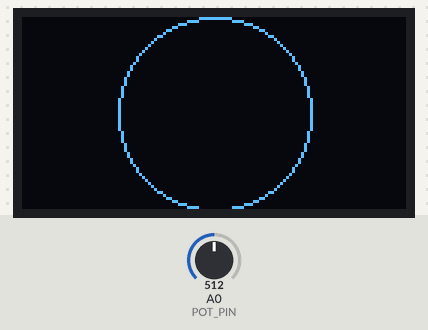
This sketch was run on a simulated Arduino Uno, built with avr-gcc and run on an emulated ATmega328P. Shown: 128×64 one-colour display. The test bench sets the inputs (shaded band); at power-on: A0 (POT_PIN) = 512.

Above: at 1.2 s.
1.3 s: A0 (POT_PIN) set to 716
At 2.5 s:
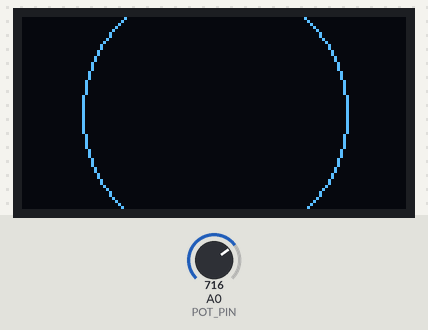
2.8 s: A0 (POT_PIN) set to 900
At 3.4 s:
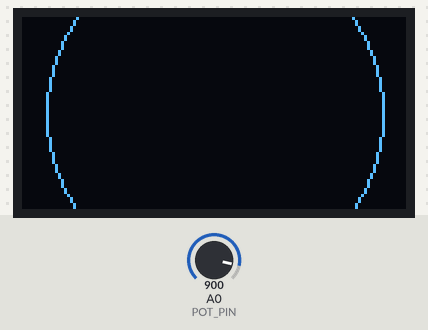
4.3 s: A0 (POT_PIN) set to 1023
At 5.1 s:
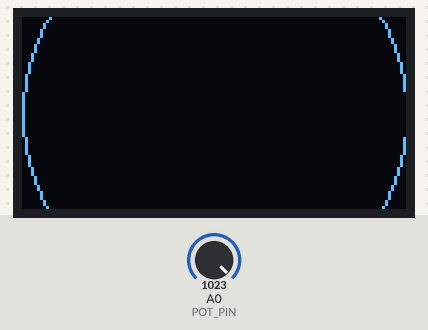
Timing chart, 0 to 7.3 s (numbered marks = the images above; inputs shaded):
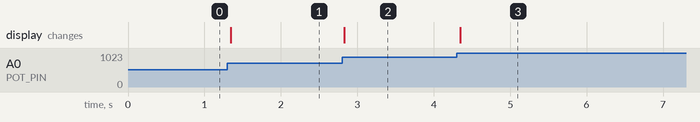

The sketch:

adv_output_1-3.ino
```cpp
#include <Adafruit_GFX.h>
#include <Adafruit_SSD1306.h>

#define SCREEN_WIDTH 128 // OLED display width, in pixels
#define SCREEN_HEIGHT 64 // OLED display height, in pixels

#define OLED_RESET     4 // Reset pin # (or -1 if sharing Arduino reset pin)
#define SCREEN_ADDRESS 0x3D ///< See datasheet for Address; 0x3D for 128x64, 0x3C for 128x32

// Instantiate SSD1306 driver display object
Adafruit_SSD1306 _display(SCREEN_WIDTH, SCREEN_HEIGHT, &Wire, OLED_RESET);

const int POT_PIN = A0;
const int MAX_ANALOG_INPUT = 1023;

int _x_pos = SCREEN_WIDTH / 2;
int _y_pos = SCREEN_HEIGHT / 2;

void setup(){
  Serial.begin(9600);

  // Initialize the display. If it fails, print failure to Serial
  // and enter an infinite loop
  if (!_display.begin(SSD1306_SWITCHCAPVCC, 0x3D)) { // Address 0x3D for 128x64
    Serial.println(F("SSD1306 allocation failed"));
    for (;;); // Don't proceed, loop forever
  }

  pinMode(POT_PIN, INPUT_PULLUP);
}

void loop(){
  // Clear the display
  _display.clearDisplay();

  int sensorVal = analogRead(POT_PIN);
  int maxRadius = min(_display.width(), _display.height());
  int radius = map(sensorVal, 0, MAX_ANALOG_INPUT, 0, maxRadius);

  _display.drawCircle(_x_pos, _y_pos, radius, SSD1306_WHITE);

  // Render graphics buffer to screen
  _display.display();
}
```

Measured:
- after the input at 1.3 s, the display: changes at once (image 1)
- after the input at 2.8 s, the display: changes at once (image 2)
- after the input at 4.3 s, the display: changes after 0.05 s (image 3)
